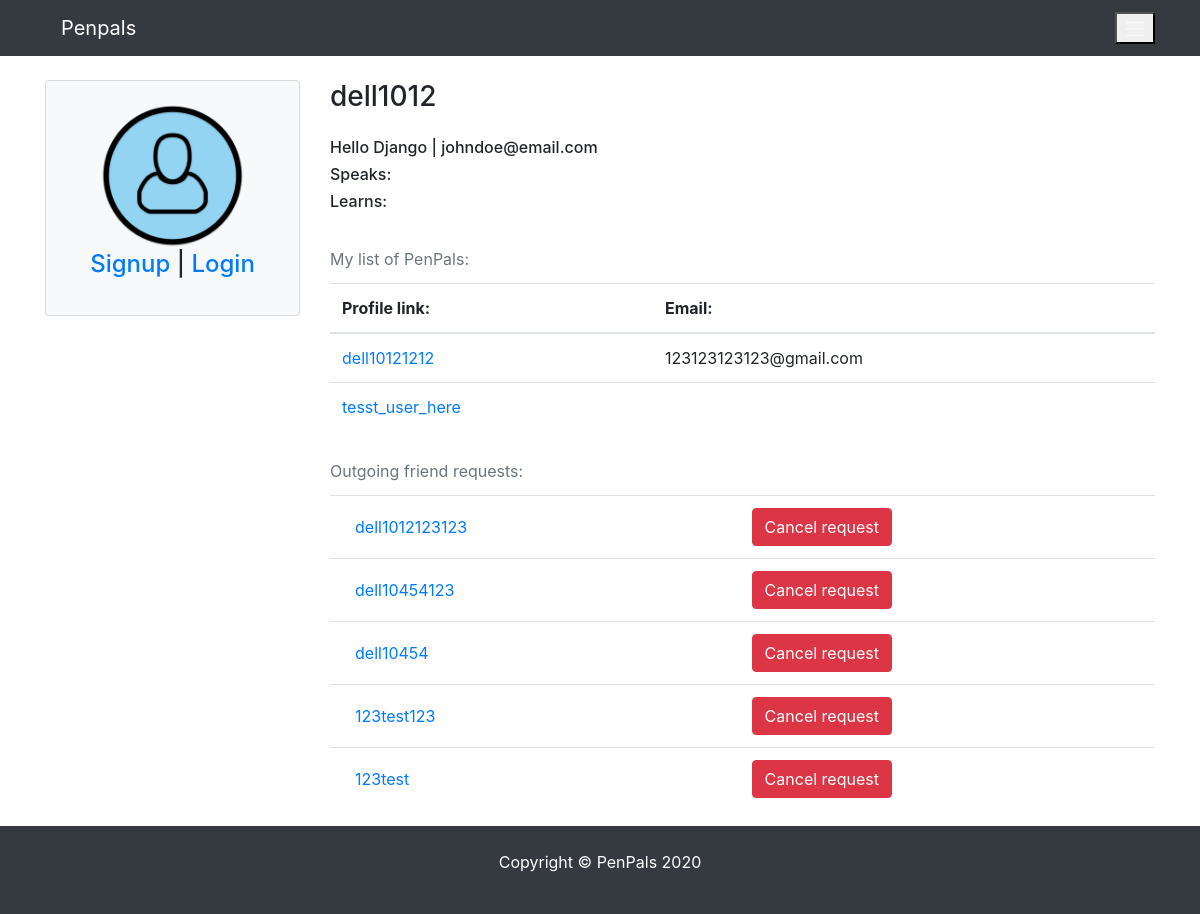
/profile/5, run on the app's committed database.
### pages/models.py (models this page shows, shortened)
class Profile(models.Model):
    user = models.OneToOneField(
        User, blank=True, null=True, on_delete=models.CASCADE)
    first = models.CharField(max_length=200, blank=True, null=True)
    last = models.CharField(max_length=200, blank=True, null=True)
    photo = models.ImageField(
        default='user.png', upload_to='photos/%y/%m',  blank=True, null=True)
    friends = models.ManyToManyField('self', blank=True)
    speaks = models.CharField(max_length=200, blank=True, null=True)
    learns = models.CharField(max_length=200, blank=True, null=True)
    def __init__(self, *args, **kwargs):
         super(Profile, self).__init__(*args, **kwargs)
         self.speaks = from_value_to_label(self.speaks)
         self.learns = from_value_to_label(self.learns)
    def __str__(self):
        return str(self.user)
    class Meta:
        ordering = ['-id']

class FriendRequest(models.Model):
    to_profile = models.ForeignKey(Profile, related_name="to_profile", on_delete=models.CASCADE)
    from_profile = models.ForeignKey(Profile, related_name="from_profile", on_delete=models.CASCADE)
    created = models.DateTimeField(auto_now_add=True)

### pages/views.py (the view, shortened to what this page needs)
# urls.py: path('profile/<int:profile_id>', ProfileView.as_view(), name="profile"),
class ProfileView(SuccessMessageMixin, DetailView):
    template_name = 'pages/profile.html'
    form_class = ProfileViewForm
    context_object_name = 'profile'
    model = Profile
    friends = Profile.objects.none()
    instance = Profile.objects.none()
    def get_object(self):
        self.instance = Profile.objects.get(id=self.kwargs['profile_id'])  # self.request.user.profile.id)
        self.friends = FriendRequest.objects.filter(to_profile = self.instance)
        return self.instance
    def get_context_data(self, **kwargs):
        self.friends = self.instance.friends.all()
        received_requests = FriendRequest.objects.filter(to_profile = self.instance)
        outgoing_requests = self.instance.from_profile.all()
        button_friend_text = ""
        if self.request.user.is_authenticated:
            if self.request.user.profile not in self.friends:
                button_friend_text = "not_friend_yet"
                if len(FriendRequest.objects.filter(from_profile = self.request.user.profile).filter(to_profile=self.instance))==1:
                    button_friend_text = "request_sent"
        self.context_data = {
            'profile': self.instance,
            'friends': self.friends,
            'received_requests': received_requests,
            'outgoing_requests': outgoing_requests,
            'button_friend_text': button_friend_text,
        }
        return self.context_data

### pages/utils.py (called while the page is built)
def from_value_to_label(field):
    if field is not None:
        list_of_labels = [label for value, label in LANGUAGE_CHOICES if str(value) in field]
        return ", ".join(list_of_labels)  # list_of_labels  #ast.literal_eval(field)  # [int(i) for i in field.replace('[','').replace(']','').replace(',','').replace("'",'').split(" ")] # list_of_labels #
    return field

### pages/templates/pages/profile.html (shortened to what this page needs)
{% extends 'pages/base.html' %} {% block content %}
<div class="row">
  {% include 'pages/partials/_sidebar.html' %}
  <div class="col-md-9 col-sm-12">
    <h3>{{profile.user}}</h3>
    <div class="my-4">
      <h6>{{profile.first}} {{profile.last}} | {{profile.user.email}}</h6>
      <h6>Speaks: {{profile.speaks}}</h6>
      <h6>Learns: {{profile.learns}}</h6>
    </div>
    {% if friends %}
    <div class="table-responsive">
      <table class="table">
        <caption>
          My list of PenPals:
        </caption>
        <thead>
          <tr>
            <th>Profile link:</th>
            <th>Email:</th>
          </tr>
        </thead>
        <tbody>
          {% for friend_profile in friends %}
          <tr>
            <td>
              <a href="{% url 'pages:profile' friend_profile.id %}"
                >{{friend_profile}}</a
              >
            </td>
            <td>{{friend_profile.user.email}}</td>
          </tr>
          {% endfor %}
        </tbody>
      </table>
    </div>
    {% endif %}
    {% if outgoing_requests %}
    <div class="table-responsive">
      <table class="table">
        <caption>
          Outgoing friend requests:
        </caption>
        <tbody>
          {% for request_outgoing in outgoing_requests %}
          <tr>
            <td>
              <a
                href="{% url 'pages:profile' request_outgoing.to_profile.id %}"
                class="btn text-primary"
                >{{request_outgoing.to_profile}}</a
              >
            </td>
            <td>
              <a
                href="{% url 'pages:drop_request' request_outgoing.to_profile.id %}"
                class="btn btn-danger"
                >Cancel request</a
              >
            </td>
          </tr>
          {% endfor %}
        </tbody>
      </table>
    </div>
    {% endif %}
  </div>
</div>
{% endblock content %}

### pages/templates/pages/partials/_sidebar.html (shortened to what this page needs)
<div class="col-lg-3 col-md-3 col-sm-6 mx-auto">
    <div class="card bg-light mw-30rem">
        <div class="card-body text-center">
            <h4 class="card-title">
                {% if profile.photo %}
                    <img src="{{profile.photo.url}}" alt="profile photo url" class="card-img-top mx-auto rounded-circle">
                {% else %}
                    <img src="https://placehold.it/200x200" alt="profile photo url" class="card-img-top mx-auto rounded-circle">
                {% endif %}
                {% if request.user == profile.user %}
                <p>Welcome to PenPals, {{profile.user}}</p>
                <p><a href="{% url 'logout' %}">Logout</a> | <a href="{% url 'conversations:inbox' %}">Inbox</a></p>
                {% elif request.user.is_anonymous %}
                    <p><a href="{% url 'pages:signup' %}">Signup</a> | <a href="{% url 'login' %}">Login</a></p>
                {% endif %}
            </h4>
        </div>
    </div>
</div>

### static_files/css/styles.css (style rules this page uses)
.card-img-top { width: 70%; height: 70%; }
.card { margin-bottom: 1.5rem!important; }
caption { caption-side:top; }

### data on the page
Profile: photo (placeholder picture), user "dell1012", first "Hello", last "Django", user.email "johndoe@email.com"
Profile: user.username "dell10121212", user.email "123123123123@gmail.com"
Profile: user.username "tesst_user_here"
FriendRequest: to_profile "dell1012123123"
FriendRequest: to_profile "dell10454123"
FriendRequest: to_profile "dell10454"
FriendRequest: to_profile "123test123"
FriendRequest: to_profile "123test"
